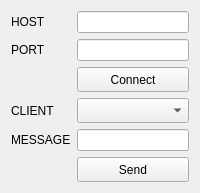
             <widget class="QWidget" name="tabServer">
              <attribute name="title">
               <string>Server</string>
              </attribute>
              <layout class="QGridLayout" name="gridLayout">
               <item row="0" column="1">
                <widget class="QLineEdit" name="line_host_server">
                 <property name="sizePolicy">
                  <sizepolicy hsizetype="Preferred" vsizetype="Fixed">
                   <horstretch>0</horstretch>
                   <verstretch>0</verstretch>
                  </sizepolicy>
                 </property>
                </widget>
               </item>
               <item row="0" column="0">
                <widget class="QLabel" name="label_host_server">
                 <property name="sizePolicy">
                  <sizepolicy hsizetype="Preferred" vsizetype="Fixed">
                   <horstretch>0</horstretch>
                   <verstretch>0</verstretch>
                  </sizepolicy>
                 </property>
                 <property name="text">
                  <string>HOST</string>
                 </property>
                </widget>
               </item>
               <item row="3" column="1">
                <widget class="QComboBox" name="combo_select_client">
                 <property name="minimumSize">
                  <size>
                   <width>0</width>
                   <height>25</height>
                  </size>
                 </property>
                </widget>
               </item>
               <item row="2" column="1">
                <widget class="QPushButton" name="btn_connect_server">
                 <property name="sizePolicy">
                  <sizepolicy hsizetype="Expanding" vsizetype="Fixed">
                   <horstretch>0</horstretch>
                   <verstretch>0</verstretch>
                  </sizepolicy>
                 </property>
                 <property name="minimumSize">
                  <size>
                   <width>0</width>
                   <height>25</height>
                  </size>
                 </property>
                 <property name="text">
                  <string>Connect</string>
                 </property>
                </widget>
               </item>
               <item row="3" column="0">
                <widget class="QLabel" name="label_client">
                 <property name="text">
                  <string>CLIENT</string>
                 </property>
                </widget>
               </item>
               <item row="1" column="1">
                <widget class="QLineEdit" name="line_port_server">
                 <property name="sizePolicy">
                  <sizepolicy hsizetype="Preferred" vsizetype="Fixed">
                   <horstretch>0</horstretch>
                   <verstretch>0</verstretch>
                  </sizepolicy>
                 </property>
                </widget>
               </item>
               <item row="1" column="0">
                <widget class="QLabel" name="label_port_server">
                 <property name="sizePolicy">
                  <sizepolicy hsizetype="Preferred" vsizetype="Fixed">
                   <horstretch>0</horstretch>
                   <verstretch>0</verstretch>
                  </sizepolicy>
                 </property>
                 <property name="text">
                  <string>PORT</string>
                 </property>
                </widget>
               </item>
               <item row="5" column="1">
                <widget class="QPushButton" name="btn_send_client">
                 <property name="minimumSize">
                  <size>
                   <width>0</width>
                   <height>25</height>
                  </size>
                 </property>
                 <property name="text">
                  <string>Send</string>
                 </property>
                </widget>
               </item>
               <item row="4" column="1">
                <widget class="QLineEdit" name="line_message"/>
               </item>
               <item row="4" column="0">
                <widget class="QLabel" name="label">
                 <property name="text">
                  <string>MESSAGE</string>
                 </property>
                </widget>
               </item>
              </layout>
             </widget>
